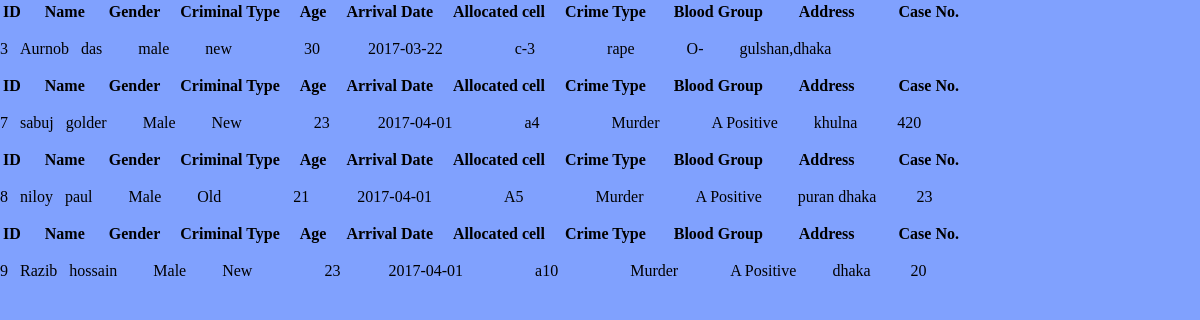
Screenshot of /search.php with the database file from the repository.
### tables this page shows
CREATE TABLE `prisoner` (
  `prisoner_id` int(10) NOT NULL,
  `last_name` varchar(255) NOT NULL,
  `first_name` varchar(255) NOT NULL,
  `gender` varchar(255) NOT NULL,
  `age` int(10) NOT NULL,
  `blood_group` varchar(255) NOT NULL,
  `address` varchar(255) NOT NULL,
  `criminal_type` varchar(255) NOT NULL,
  `crime_type` varchar(255) NOT NULL,
  `arrival_date` date NOT NULL,
  `allocated_cell` varchar(255) NOT NULL,
  `case_no` varchar(255) NOT NULL
);

### search.php (the view, shortened to what this page needs)
<!DOCTYPE html PUBLIC "-//W3C//DTD XHTML 1.0 Transitional//EN" "http://www.w3.org/TR/xhtml1/DTD/xhtml1-transitional.dtd">
<html xmlns="http://www.w3.org/1999/xhtml">
<head>
    <link rel="stylesheet" type="text/css" href="style.css"/>
</head>
<body>
<?php
    $query = $_GET['query'];
    $min_length = 0;
    if(strlen($query) >= $min_length){
        $query = htmlspecialchars($query);
        $query = mysql_real_escape_string($query);
        $raw_results = mysql_query("SELECT * FROM prisoner
            WHERE (`prisoner_id` LIKE '%".$query."%')") or die(mysql_error());
        if(mysql_num_rows($raw_results) > 0){
            while($results = mysql_fetch_array($raw_results)){
							echo'		<table>
										 <thead>
						<th>ID    &nbsp;&nbsp;&nbsp;&nbsp;</th>
						<th>Name&nbsp;&nbsp;&nbsp;&nbsp;&nbsp;</th>
						<th>Gender&nbsp;&nbsp;&nbsp;&nbsp;</th>
						<th>Criminal Type&nbsp;&nbsp;&nbsp;&nbsp;</th>
						<th>Age&nbsp;&nbsp;&nbsp;&nbsp;</th>
						<th>Arrival Date&nbsp;&nbsp;&nbsp;&nbsp;</th>
						<th>Allocated cell&nbsp;&nbsp;&nbsp;&nbsp;</th>
						<th>Crime Type&nbsp;&nbsp;&nbsp;&nbsp;&nbsp;&nbsp;</th>
						<th>Blood Group&nbsp;&nbsp;&nbsp;&nbsp;&nbsp;&nbsp;&nbsp;&nbsp;</th>
						<th>Address&nbsp;&nbsp;&nbsp;&nbsp;&nbsp;&nbsp;&nbsp;&nbsp;&nbsp;&nbsp;</th>
						<th>Case No.&nbsp;&nbsp;&nbsp;&nbsp;</th>
						<th></th>
					</thead>
					   </table>';
			echo "<p>".$results['prisoner_id']."&nbsp;&nbsp;&nbsp;".$results['first_name']."&nbsp;&nbsp;&nbsp;".$results['last_name']."&nbsp;&nbsp;&nbsp;&nbsp;&nbsp;&nbsp;&nbsp;&nbsp;&nbsp;".$results['gender']."&nbsp;&nbsp;&nbsp;&nbsp;&nbsp;&nbsp;&nbsp;&nbsp;&nbsp;".$results['criminal_type']."&nbsp;&nbsp;&nbsp;&nbsp;&nbsp;&nbsp;&nbsp;&nbsp;&nbsp;&nbsp;&nbsp;&nbsp;&nbsp;&nbsp;&nbsp;&nbsp;&nbsp;&nbsp;".$results['age']."&nbsp;&nbsp;&nbsp;&nbsp;&nbsp;&nbsp;&nbsp;&nbsp;&nbsp;&nbsp;&nbsp;&nbsp;".$results['arrival_date']."&nbsp;&nbsp;&nbsp;&nbsp;&nbsp;&nbsp;&nbsp;&nbsp;&nbsp;&nbsp;&nbsp;&nbsp;&nbsp;&nbsp;&nbsp;&nbsp;&nbsp;&nbsp;".$results['allocated_cell']."&nbsp;&nbsp;&nbsp;&nbsp;&nbsp;&nbsp;&nbsp;&nbsp;&nbsp;&nbsp;&nbsp;&nbsp;&nbsp;&nbsp;&nbsp;&nbsp;&nbsp;&nbsp;".$results['crime_type']."&nbsp;&nbsp;&nbsp;&nbsp;&nbsp;&nbsp;&nbsp;&nbsp;&nbsp;&nbsp;&nbsp;&nbsp;&nbsp;".$results['blood_group']."&nbsp;&nbsp;&nbsp;&nbsp;&nbsp;&nbsp;&nbsp;&nbsp;&nbsp;".$results['address']."&nbsp;&nbsp;&nbsp;&nbsp;&nbsp;&nbsp;&nbsp;&nbsp;&nbsp;&nbsp;".$results['case_no']."</p>";
            }
        }
        else{
            echo "No results";
        }
    }
    else{
        echo "Minimum length is ".$min_length;
    }
?>
</body>
</html>

### rows the page displays
prisoner: prisoner_id "3", first_name "Aurnob", last_name "das", gender "male", criminal_type "new", age "30", arrival_date "2017-03-22", allocated_cell "c-3", crime_type "rape", blood_group "O-", address "gulshan,dhaka"
prisoner: prisoner_id "7", first_name "sabuj", last_name "golder", gender "Male", criminal_type "New", age "23", arrival_date "2017-04-01", allocated_cell "a4", crime_type "Murder", blood_group "A Positive", address "khulna", case_no "420"
prisoner: prisoner_id "8", first_name "niloy", last_name "paul", gender "Male", criminal_type "Old", age "21", arrival_date "2017-04-01", allocated_cell "A5", crime_type "Murder", blood_group "A Positive", address "puran dhaka", case_no "23"
prisoner: prisoner_id "9", first_name "Razib", last_name "hossain", gender "Male", criminal_type "New", age "23", arrival_date "2017-04-01", allocated_cell "a10", crime_type "Murder", blood_group "A Positive", address "dhaka", case_no "20"
